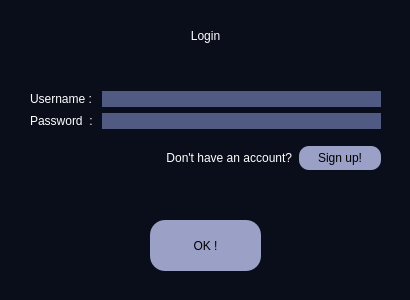
<?xml version="1.0" encoding="UTF-8"?>
<ui version="4.0">
 <class>LoginForm</class>
 <widget class="QMainWindow" name="LoginForm">
  <property name="geometry">
   <rect>
    <x>0</x>
    <y>0</y>
    <width>410</width>
    <height>300</height>
   </rect>
  </property>
  <property name="windowTitle">
   <string>MainWindow</string>
  </property>
  <property name="styleSheet">
   <string notr="true">background-color: #0a0e1a;


</string>
  </property>
  <widget class="QWidget" name="centralwidget">
   <widget class="QLabel" name="label">
    <property name="geometry">
     <rect>
      <x>0</x>
      <y>10</y>
      <width>411</width>
      <height>51</height>
     </rect>
    </property>
    <property name="styleSheet">
     <string notr="true">color : rgb(255, 255, 255);
font:  30pt &quot;Rockwell Extra Bold&quot;;
</string>
    </property>
    <property name="text">
     <string>Login</string>
    </property>
    <property name="alignment">
     <set>Qt::AlignCenter</set>
    </property>
   </widget>
   <widget class="QWidget" name="verticalLayoutWidget">
    <property name="enabled">
     <bool>true</bool>
    </property>
    <property name="geometry">
     <rect>
      <x>30</x>
      <y>80</y>
      <width>351</width>
      <height>101</height>
     </rect>
    </property>
    <layout class="QVBoxLayout" name="verticalLayout">
     <item>
      <layout class="QGridLayout" name="gridLayout">
       <item row="0" column="0">
        <widget class="QLabel" name="label_5">
         <property name="styleSheet">
          <string notr="true">color : rgb(255, 255, 255);
font:  12pt &quot;Rockwell Extra Bold&quot;;
</string>
         </property>
         <property name="text">
          <string>Username : </string>
         </property>
        </widget>
       </item>
       <item row="1" column="0">
        <widget class="QLabel" name="label_6">
         <property name="styleSheet">
          <string notr="true">color : rgb(255, 255, 255);
font:  12pt &quot;Rockwell Extra Bold&quot;;
</string>
         </property>
         <property name="text">
          <string>Password  : </string>
         </property>
        </widget>
       </item>
       <item row="0" column="1">
        <widget class="QLineEdit" name="lineEdit">
         <property name="styleSheet">
          <string notr="true">background-color: #515a82;
font: 15pt &quot;Calibri Light&quot;;
border : 0px;
color : rgb(255, 255, 255);
</string>
         </property>
         <property name="maxLength">
          <number>20</number>
         </property>
        </widget>
       </item>
       <item row="1" column="1">
        <widget class="QLineEdit" name="lineEdit_2">
         <property name="styleSheet">
          <string notr="true">background-color: #515a82;
font: 15pt &quot;Calibri Light&quot;;
color : rgb(255, 255, 255);
border : 0px;
</string>
         </property>
         <property name="maxLength">
          <number>15</number>
         </property>
         <property name="echoMode">
          <enum>QLineEdit::Password</enum>
         </property>
        </widget>
       </item>
      </layout>
     </item>
     <item>
      <layout class="QHBoxLayout" name="horizontalLayout">
       <item>
        <widget class="QLabel" name="label_4">
         <property name="styleSheet">
          <string notr="true">color : rgb(255, 255, 255);
font: 11pt &quot;Calibri Light&quot;;</string>
         </property>
         <property name="text">
          <string>                                         Don't have an account?</string>
         </property>
        </widget>
       </item>
       <item>
        <widget class="QPushButton" name="pushButton">
         <property name="enabled">
          <bool>true</bool>
         </property>
         <property name="styleSheet">
          <string notr="true">font: 11pt &quot;Calibri Light&quot;;
background-color : #9aa0c6;
color : rgb(0, 0, 0);
padding : 5px;
border-radius : 10px;</string>
         </property>
         <property name="text">
          <string>Sign up!</string>
         </property>
        </widget>
       </item>
      </layout>
     </item>
    </layout>
   </widget>
   <widget class="QPushButton" name="pushButton_2">
    <property name="geometry">
     <rect>
      <x>150</x>
      <y>220</y>
      <width>111</width>
      <height>51</height>
     </rect>
    </property>
    <property name="styleSheet">
     <string notr="true">font:  20pt &quot;Rockwell Extra Bold&quot;;
background-color : #9aa0c6;
color : rgb(0, 0, 0);
padding : 5px;
border-radius : 15px;</string>
    </property>
    <property name="text">
     <string>OK !</string>
    </property>
   </widget>
  </widget>
  <widget class="QMenuBar" name="menubar">
   <property name="geometry">
    <rect>
     <x>0</x>
     <y>0</y>
     <width>410</width>
     <height>20</height>
    </rect>
   </property>
  </widget>
  <widget class="QStatusBar" name="statusbar"/>
 </widget>
 <resources/>
 <connections/>
</ui>
